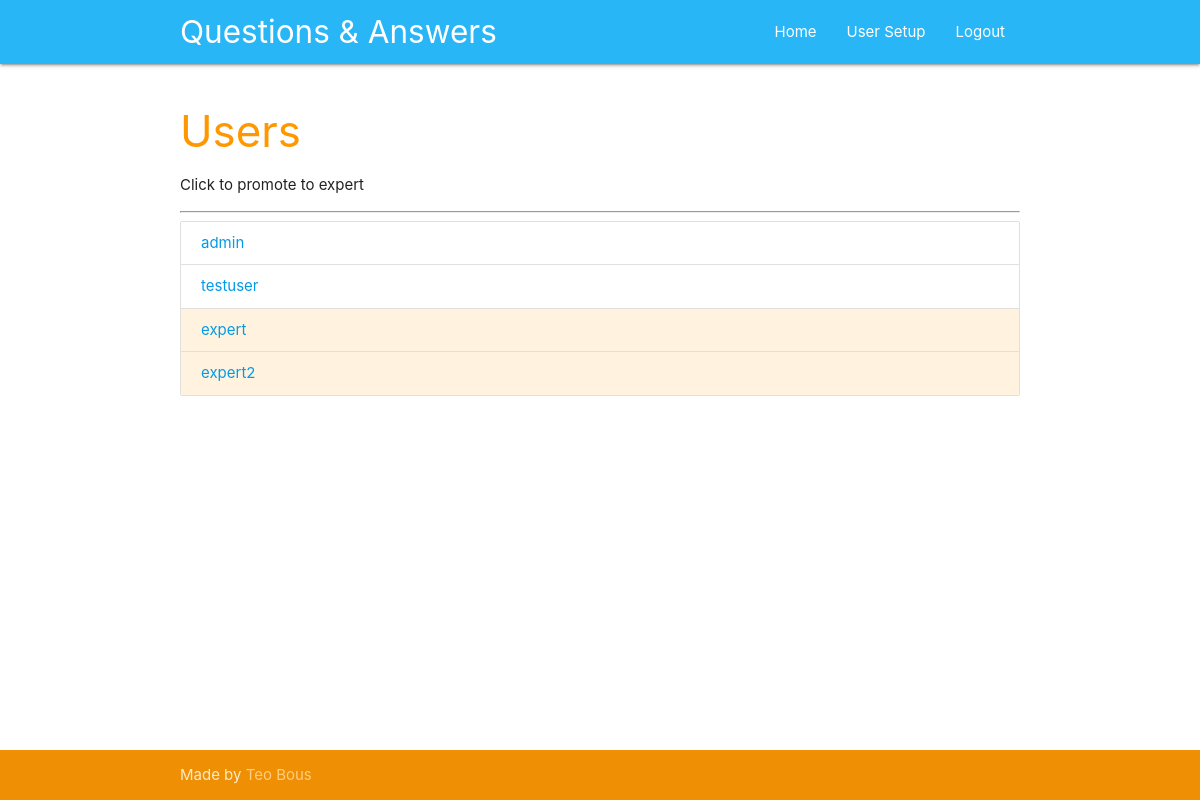
Page /users (signed in) on the earlier database version.
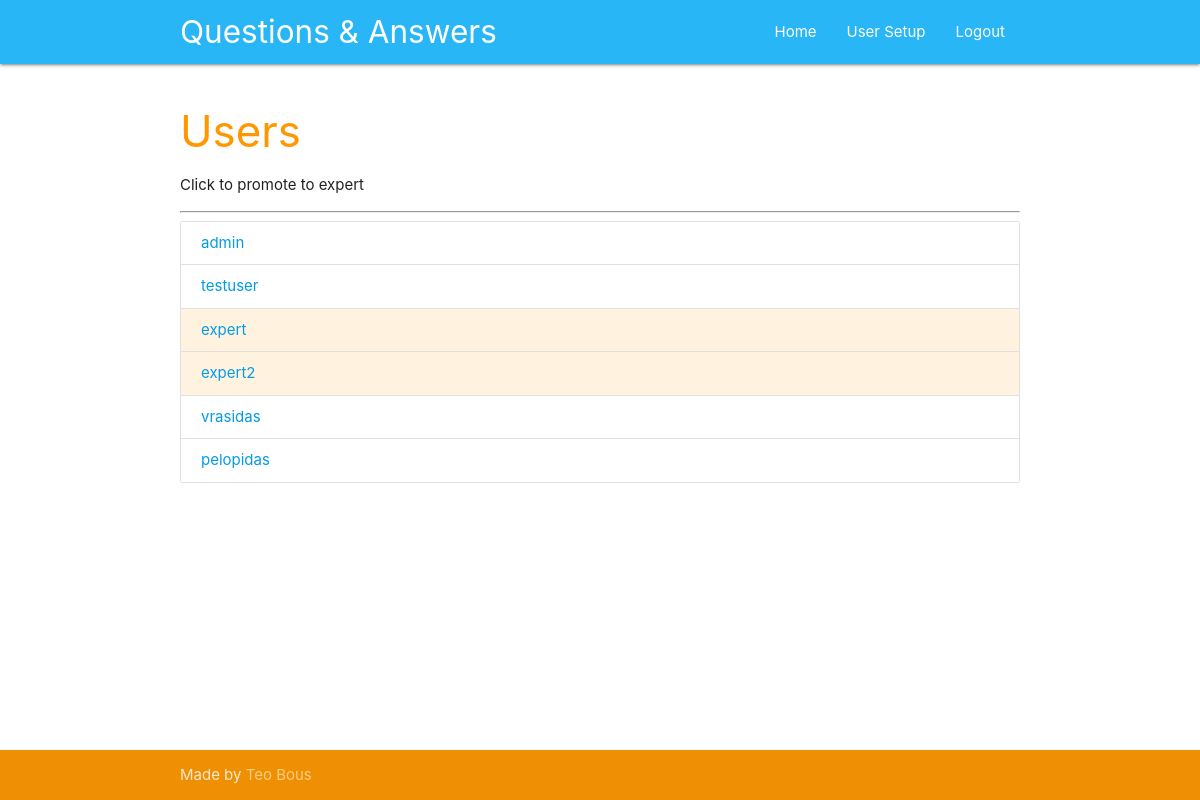
Same page on the later database version.
### tables this page shows
CREATE TABLE users (
    id integer primary key autoincrement,
    name text not null,
    password text not null,
    expert boolean not null,
    admin boolean not null 
);

### app.py (the view)
@app.route('/users')
def users():
	user = get_current_user()
	if not user:
		return redirect(url_for('login'))
	if user['admin'] == 0:
		return redirect(url_for('index'))
	db = get_db()
	users_cur = db.execute('select id, name, expert, admin from users')
	users_results = users_cur.fetchall()
	return render_template('users.html', user=user, users=users_results)

### app.py (called while the page is built)
def get_current_user():
	user_result = None
	if 'user' in session:
		user = session['user']
		db = get_db()
		query = 'select id, name, password, expert, admin from users where name = ?'
		user_cur = db.execute(query, [user])
		user_result = user_cur.fetchone()
	return user_result

### database.py (called while the page is built)
def connect_db():
	sql = sqlite3.connect('data.db')
	sql.row_factory = sqlite3.Row
	return sql

def get_db():
	if not hasattr(g, 'sqlite_db'):
		g.sqlite_db = connect_db()
	return g.sqlite_db

### templates/users.html (shortened to what this page needs)
{% extends 'base.html' %}
{% block content %}
    <div class="section">
      <div class="container">
        <h3 class="header orange-text">Users</h3>
        <p>Click to promote to expert</p>
        <hr>
        <ul class="collection">
          {% for user in users %}
          <li class="collection-item {% if user['expert'] == 1 %} orange lighten-5 {% endif %}">
            <a href="{{ url_for('promote', user_id=user['id']) }}">{{ user['name'] }}</a>
          </li>
          {% endfor %}
        </ul>
      </div>
    </div>
{% endblock %}

Differences in the rows shown:
added users: name "vrasidas"
added users: name "pelopidas"
